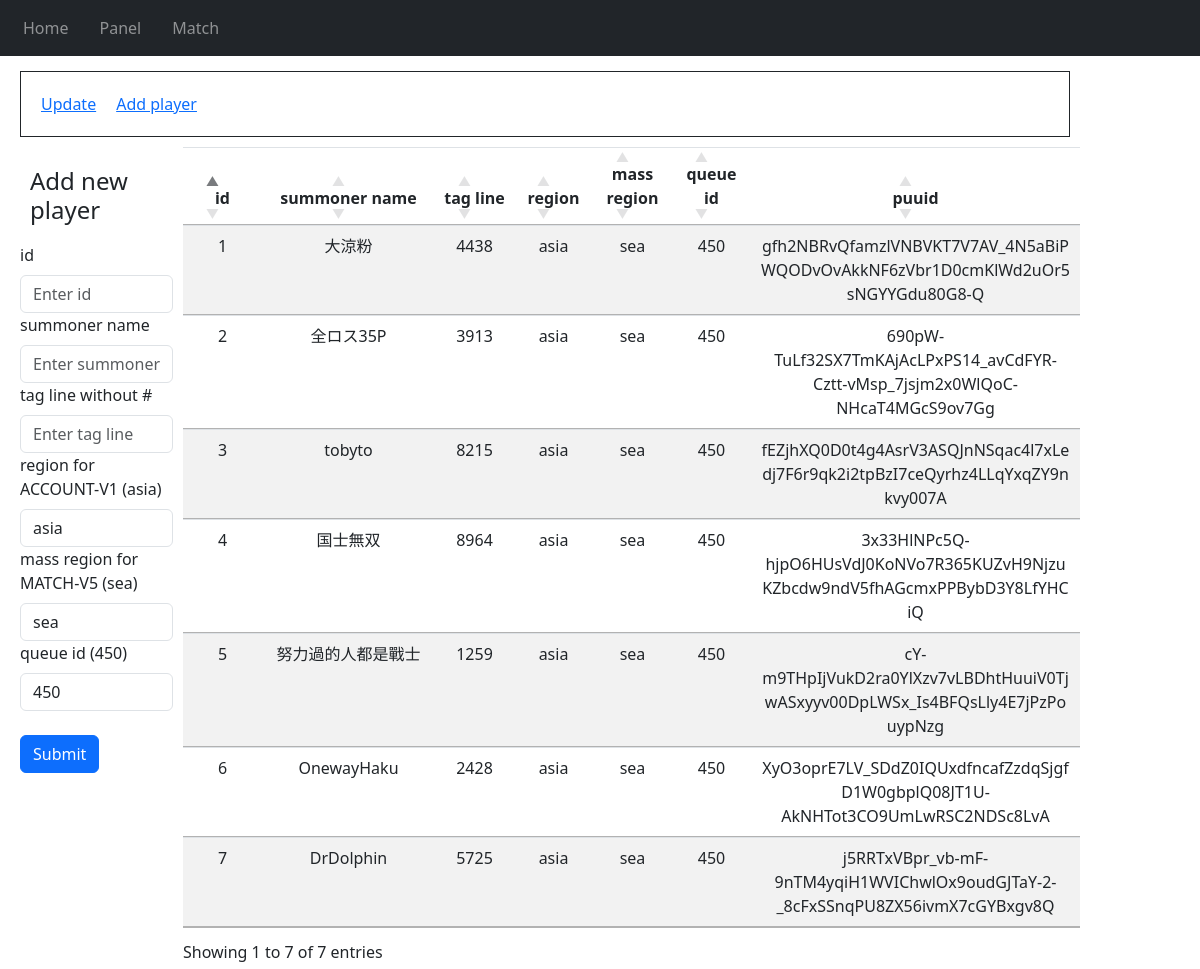
The app's page /panel/add_player/ with its own data.
### app/models.py (models this page shows, shortened)
class Player(db.Model):
    id = db.Column(db.Integer, primary_key=True, unique=True)
    summoner_name = db.Column(db.String(1000), unique=True)
    tag_line = db.Column(db.Integer)
    region = db.Column(db.String(100))
    mass_region = db.Column(db.String(100))
    queue_id = db.Column(db.Integer)
    puuid = db.Column(db.String(100), unique=True)

### app/panel.py (the view, shortened to what this page needs)
@panel_blueprint.route('/panel/add_player/', methods=['GET', 'POST'])
def panel_add_player():
    db_player = Player.query.all()
    return render_template('add_player.html', db_player=db_player)

### app/templates/panel/add_player.html (shortened to what this page needs)
{% extends "panel.html"%}
{% block panel %}
<div style="display:flex; flex-wrap: wrap;">
    <div style="flex: 1;">
        <form method="POST">
            <h4>Add new player</h4>
            <label for="id">id</label>
            <input style="width:100%"
                type="text"
                class="form-control"
                id="id"
                name="id"
                placeholder="Enter id">
            <label for="summoner_name">summoner name</label>
            <input style="width:100%"
                type="text"
                class="form-control"
                id="summoner_name"
                name="summoner_name"
                placeholder="Enter summoner name">
            <label for="tag_line">tag line without #</label>
            <input style="width:100%"
                type="text"
                class="form-control"
                id="tag_line"
                name="tag_line"
                placeholder="Enter tag line">
            <label for="region">region for ACCOUNT-V1 (asia)</label>
            <input style="width:100%"
                type="text"
                class="form-control"
                id="region"
                name="region"
                placeholder="Enter region"
                value="asia">
            <label for="mass_region">mass region for MATCH-V5 (sea)</label>
            <input style="width:100%"
                type="text"
                class="form-control"
                id="mass_region"
                name="mass_region"
                placeholder="Enter mass region"
                value="sea">
            <label for="queue_id">queue id (450)</label>
            <input style="width:100%"
                type="text"
                class="form-control"
                id="queue_id"
                name="queue_id"
                placeholder="Enter queue id"
                value="450">
            <br>
            <button type="submit" class="btn btn-primary">Submit</button>
        </form>
    </div>
    <div style="flex: 5;">
        <table id="DataTable" class="table table-striped">
            <thead>
                <tr>
                    <th>id</th>
                    <th>summoner &#10;name</th>
                    <th>tag line</th>
                    <th>region</th>
                    <th>mass &#10;region</th>
                    <th>queue id</th>
                    <th>puuid</th>
                </tr>
            </thead>
            <tbody>
                {% for player in db_player %}
                    <tr>
                        <td>{{player.id}}</td>
                        <td>{{player.summoner_name}}</td>
                        <td>{{player.tag_line}}</td>
                        <td>{{player.region}}</td>
                        <td>{{player.mass_region}}</td>
                        <td>{{player.queue_id}}</td>
                        <td>{{player.puuid}}</td>
                    </tr>
                {% endfor %}
        </table>
    </div>
</div>
{% endblock %}

### app/templates/panel/panel.html (shortened to what this page needs)
{% extends "base.html"%}
{% block CSS %}
    <link rel=stylesheet type=text/css href="{{ url_for('static', filename='style_panel.css') }}">
{% endblock %}
{% block content %}
<div style="padding:10px">
    <span style="display:flex; flex-wrap:wrap; border: solid 1px; width:100%">
        <a href="/panel/">Update</a>
        <a href="/panel/add_player">Add player</a>
    </span>
</div>
{% block panel %}
{% endblock %}
{% endblock %}

### app/templates/base.html (shortened to what this page needs)
<!DOCTYPE html>
<html lang="en">
<head>
    <link rel="stylesheet"
      href="https://stackpath.bootstrapcdn.com/bootstrap/4.4.1/css/bootstrap.min.css"
/>
    <link rel="stylesheet"
      href="https://stackpath.bootstrapcdn.com/font-awesome/4.7.0/css/font-awesome.min.css"
/>
    <link rel="stylesheet" href="https://cdn.datatables.net/1.13.7/css/jquery.dataTables.min.css">
    <link rel="stylesheet" href="https://cdnjs.cloudflare.com/ajax/libs/twitter-bootstrap/5.3.0/css/bootstrap.min.css">
    <link rel=stylesheet type=text/css href="{{ url_for('static', filename='style.css') }}">
    {% block CSS %}{% endblock %}
</head>
<body>
      <nav class="navbar navbar-expand-lg navbar-dark bg-dark">
        <div class="collapse navbar-collapse" id="navbar">
          <div class="navbar-nav">
              <a class="nav-item nav-link" id="home" href="/">Home</a>
              <a class="nav-item nav-link" id="update" href="/panel">Panel</a>
              <a class="nav-item nav-link" id="match" href="/match">Match</a>
          </div>
        </div>
      </nav>
    <div class="container">
      {% block content %}
      {% endblock %}
    </div>
</body>
</html>

### app/static/style.css (style rules this page uses)
.nav-item { margin-left:15px; }
.container { margin-left:5px; max-width: 90%; padding: 5px; }
table { border-collapse:collapse; table-layout:fixed; text-align: center; word-wrap: break-word; }
table.dataTable>thead>tr>th, table.dataTable>thead>tr>td { word-wrap: break-word; text-align: center; }
table.dataTable thead>tr>th.sorting, table.dataTable thead>tr>th.sorting_asc, table.dataTable thead>tr>th.sorting_desc, table.dataTable thead>tr>th.sorting_asc_disabled, table.dataTable thead>tr>th.sorting_desc_disabled, table.dataTable thead>tr>td.sorting, table.dataTable thead>tr>td.sorting_asc, table.dataTable thead>tr>td.sorting_desc, table.dataTable thead>tr>td.sorting_asc_disabled, table.dataTable thead>tr>td.sorting_desc_disabled { padding: 5px; }
table.dataTable thead>tr>th.sorting:before, table.dataTable thead>tr>th.sorting:after, table.dataTable thead>tr>th.sorting_asc:before, table.dataTable thead>tr>th.sorting_asc:after, table.dataTable thead>tr>th.sorting_desc:before, table.dataTable thead>tr>th.sorting_desc:after, table.dataTable thead>tr>th.sorting_asc_disabled:before, table.dataTable thead>tr>th.sorting_asc_disabled:after, table.dataTable thead>tr>th.sorting_desc_disabled:before, table.dataTable thead>tr>th.sorting_desc_disabled:after, table.dataTable thead>tr>td.sorting:before, table.dataTable thead>tr>td.sorting:after, table.dataTable thead>tr>td.sorting_asc:before, table.dataTable thead>tr>td.sorting_asc:after, table.dataTable thead>tr>td.sorting_desc:before, table.dataTable thead>tr>td.sorting_desc:after, table.dataTable thead>tr>td.sorting_asc_disabled:before, table.dataTable thead>tr>td.sorting_asc_disabled:after, table.dataTable thead>tr>td.sorting_desc_disabled:before, table.dataTable thead>tr>td.sorting_desc_disabled:after { position: relative; }

### app/static/style_panel.css (style rules this page uses)
form { padding:10px }
h4,a { padding:10px }
span { padding:10px }
table { border-collapse:collapse; table-layout:fixed; text-align: center; word-wrap: break-word; }

### records on screen
Player: id "1", summoner_name "大涼粉", tag_line "4438", region "asia", mass_region "sea", queue_id "450", puuid "gfh2NBRvQfamzlVNBVKT7V7AV_4N5aBiPWQODvOvAkkNF6zVbr1D0cmKlWd2uOr5sNGYYGdu80G8-Q"
Player: id "2", summoner_name "全ロス35P", tag_line "3913", region "asia", mass_region "sea", queue_id "450", puuid "690pW-TuLf32SX7TmKAjAcLPxPS14_avCdFYR-Cztt-vMsp_7jsjm2x0WlQoC-NHcaT4MGcS9ov7Gg"
Player: id "3", summoner_name "tobyto", tag_line "8215", region "asia", mass_region "sea", queue_id "450", puuid "fEZjhXQ0D0t4g4AsrV3ASQJnNSqac4l7xLedj7F6r9qk2i2tpBzI7ceQyrhz4LLqYxqZY9nkvy007A"
Player: id "4", summoner_name "国士無双", tag_line "8964", region "asia", mass_region "sea", queue_id "450", puuid "3x33HlNPc5Q-hjpO6HUsVdJ0KoNVo7R365KUZvH9NjzuKZbcdw9ndV5fhAGcmxPPBybD3Y8LfYHCiQ"
Player: id "5", summoner_name "努力過的人都是戰士", tag_line "1259", region "asia", mass_region "sea", queue_id "450", puuid "cY-m9THpIjVukD2ra0YlXzv7vLBDhtHuuiV0TjwASxyyv00DpLWSx_Is4BFQsLly4E7jPzPouypNzg"
Player: id "6", summoner_name "OnewayHaku", tag_line "2428", region "asia", mass_region "sea", queue_id "450", puuid "XyO3oprE7LV_SDdZ0IQUxdfncafZzdqSjgfD1W0gbplQ08JT1U-AkNHTot3CO9UmLwRSC2NDSc8LvA"
Player: id "7", summoner_name "DrDolphin", tag_line "5725", region "asia", mass_region "sea", queue_id "450", puuid "j5RRTxVBpr_vb-mF-9nTM4yqiH1WVIChwlOx9oudGJTaY-2-_8cFxSSnqPU8ZX56ivmX7cGYBxgv8Q"
